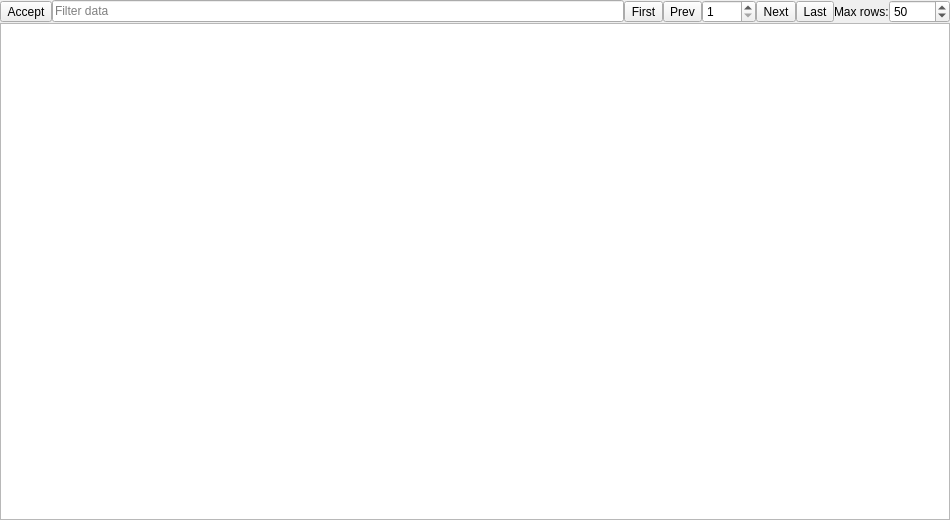
<?xml version="1.0" encoding="UTF-8"?>
<ui version="4.0">
 <class>DbResultsWidget</class>
 <widget class="QWidget" name="DbResultsWidget">
  <property name="geometry">
   <rect>
    <x>0</x>
    <y>0</y>
    <width>950</width>
    <height>520</height>
   </rect>
  </property>
  <property name="windowTitle">
   <string>Database Results Widget</string>
  </property>
  <layout class="QVBoxLayout" name="verticalLayout">
   <property name="spacing">
    <number>0</number>
   </property>
   <property name="leftMargin">
    <number>0</number>
   </property>
   <property name="topMargin">
    <number>0</number>
   </property>
   <property name="rightMargin">
    <number>0</number>
   </property>
   <property name="bottomMargin">
    <number>0</number>
   </property>
   <item>
    <layout class="QHBoxLayout" name="topLayout">
     <item>
      <widget class="QToolButton" name="acceptButton">
       <property name="toolTip">
        <string>Accept selected phases for quantitative analysis</string>
       </property>
       <property name="text">
        <string>Accept</string>
       </property>
      </widget>
     </item>
     <item>
      <widget class="QLineEdit" name="textFilterEdit">
       <property name="placeholderText">
        <string>Filter data</string>
       </property>
      </widget>
     </item>
     <item>
      <widget class="QToolButton" name="firstBtn">
       <property name="toolTip">
        <string>Go to first page</string>
       </property>
       <property name="text">
        <string>First</string>
       </property>
       <property name="icon">
        <iconset resource="resource.qrc">
         <normaloff>:/images/images/first_view.png</normaloff>:/images/images/first_view.png</iconset>
       </property>
      </widget>
     </item>
     <item>
      <widget class="QToolButton" name="prevBtn">
       <property name="toolTip">
        <string>Go to previous page</string>
       </property>
       <property name="text">
        <string>Prev</string>
       </property>
       <property name="icon">
        <iconset resource="resource.qrc">
         <normaloff>:/images/images/go_previous.png</normaloff>:/images/images/go_previous.png</iconset>
       </property>
      </widget>
     </item>
     <item>
      <widget class="QSpinBox" name="pageSpin">
       <property name="minimum">
        <number>1</number>
       </property>
       <property name="maximum">
        <number>9999</number>
       </property>
       <property name="value">
        <number>1</number>
       </property>
      </widget>
     </item>
     <item>
      <widget class="QToolButton" name="nextBtn">
       <property name="toolTip">
        <string>Go to next page</string>
       </property>
       <property name="text">
        <string>Next</string>
       </property>
       <property name="icon">
        <iconset resource="resource.qrc">
         <normaloff>:/images/images/go_next.png</normaloff>:/images/images/go_next.png</iconset>
       </property>
      </widget>
     </item>
     <item>
      <widget class="QToolButton" name="lastBtn">
       <property name="toolTip">
        <string>Go to last page</string>
       </property>
       <property name="text">
        <string>Last</string>
       </property>
       <property name="icon">
        <iconset resource="resource.qrc">
         <normaloff>:/images/images/last_view.png</normaloff>:/images/images/last_view.png</iconset>
       </property>
      </widget>
     </item>
     <item>
      <widget class="QLabel" name="labelMaxRows">
       <property name="text">
        <string>Max rows:</string>
       </property>
      </widget>
     </item>
     <item>
      <widget class="QSpinBox" name="maxRowSpin">
       <property name="minimum">
        <number>1</number>
       </property>
       <property name="maximum">
        <number>10000</number>
       </property>
       <property name="singleStep">
        <number>5</number>
       </property>
       <property name="value">
        <number>50</number>
       </property>
      </widget>
     </item>
    </layout>
   </item>
   <item>
    <widget class="QTableView" name="table"/>
   </item>
  </layout>
 </widget>
 <resources>
  <include location="resource.qrc"/>
 </resources>
 <connections/>
</ui>
